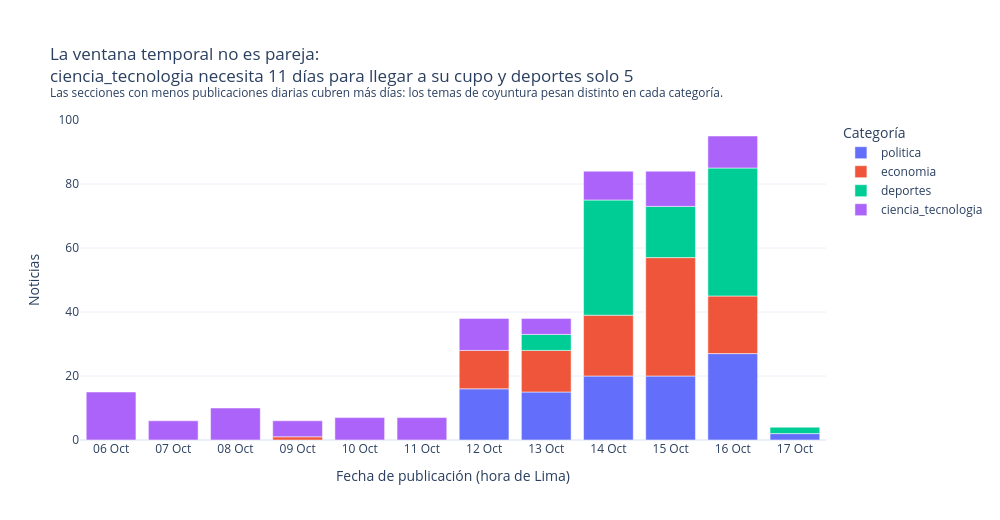

The code cell stored with this chart in its notebook:
### Markdown cell above
### Gráfico 3 — Cobertura temporal por categoría

### Code cell
dias_cubiertos = df.groupby("etiqueta")["dia"].agg(lambda s: (s.max() - s.min()).days + 1).sort_values()
por_dia = df.groupby(["dia", "etiqueta"]).size().rename("noticias").reset_index()
titulo = (f"La ventana temporal no es pareja:<br>{dias_cubiertos.index[-1]} necesita {dias_cubiertos.iloc[-1]} días para llegar "
          f"a su cupo y {dias_cubiertos.index[0]} solo {dias_cubiertos.iloc[0]}"
          "<br><sup>Las secciones con menos publicaciones diarias cubren más días: los temas de coyuntura pesan distinto en cada categoría.</sup>")
fig = px.bar(por_dia, x="dia", y="noticias", color="etiqueta", title=titulo, category_orders={"etiqueta": ORDEN_CAT},
             labels={"dia": "Fecha de publicación (hora de Lima)", "noticias": "Noticias", "etiqueta": "Categoría"})
fig.update_xaxes(dtick="D1", tickformat="%d %b")
fig.update_layout(margin=dict(t=120))
fig.show()

### Figure 1 — Plotly figure (JSON) as saved in the notebook; plotly's stock layout.template omitted (floating-point values rounded to 4 significant figures)
{"data": [{"hovertemplate": "Categoría=politica<br>Fecha de publicación (hora de Lima)=%{x}<br>Noticias=%{y}<extra></extra>", "legendgroup": "politica", "marker": {"color": "#636efa", "pattern": {"shape": ""}}, "name": "politica", "orientation": "v", "showlegend": true, "textposition": "auto", "type": "bar", "x": ["2026-10-12T00:00:00.000000000", "2026-10-13T00:00:00.000000000", "2026-10-14T00:00:00.000000000", "2026-10-15T00:00:00.000000000", "2026-10-16T00:00:00.000000000", "2026-10-17T00:00:00.000000000"], "xaxis": "x", "y": [16, 15, 20, 20, 27, 2], "yaxis": "y"}, {"hovertemplate": "Categoría=economia<br>Fecha de publicación (hora de Lima)=%{x}<br>Noticias=%{y}<extra></extra>", "legendgroup": "economia", "marker": {"color": "#EF553B", "pattern": {"shape": ""}}, "name": "economia", "orientation": "v", "showlegend": true, "textposition": "auto", "type": "bar", "x": ["2026-10-09T00:00:00.000000000", "2026-10-12T00:00:00.000000000", "2026-10-13T00:00:00.000000000", "2026-10-14T00:00:00.000000000", "2026-10-15T00:00:00.000000000", "2026-10-16T00:00:00.000000000"], "xaxis": "x", "y": [1, 12, 13, 19, 37, 18], "yaxis": "y"}, {"hovertemplate": "Categoría=deportes<br>Fecha de publicación (hora de Lima)=%{x}<br>Noticias=%{y}<extra></extra>", "legendgroup": "deportes", "marker": {"color": "#00cc96", "pattern": {"shape": ""}}, "name": "deportes", "orientation": "v", "showlegend": true, "textposition": "auto", "type": "bar", "x": ["2026-10-13T00:00:00.000000000", "2026-10-14T00:00:00.000000000", "2026-10-15T00:00:00.000000000", "2026-10-16T00:00:00.000000000", "2026-10-17T00:00:00.000000000"], "xaxis": "x", "y": [5, 36, 16, 40, 2], "yaxis": "y"}, {"hovertemplate": "Categoría=ciencia_tecnologia<br>Fecha de publicación (hora de Lima)=%{x}<br>Noticias=%{y}<extra></extra>", "legendgroup": "ciencia_tecnologia", "marker": {"color": "#ab63fa", "pattern": {"shape": ""}}, "name": "ciencia_tecnologia", "orientation": "v", "showlegend": true, "textposition": "auto", "type": "bar", "x": ["2026-10-06T00:00:00.000000000", "2026-10-07T00:00:00.000000000", "2026-10-08T00:00:00.000000000", "2026-10-09T00:00:00.000000000", "2026-10-10T00:00:00.000000000", "2026-10-11T00:00:00.000000000", "2026-10-12T00:00:00.000000000", "2026-10-13T00:00:00.000000000", "2026-10-14T00:00:00.000000000", "2026-10-15T00:00:00.000000000", "2026-10-16T00:00:00.000000000"], "xaxis": "x", "y": [15, 6, 10, 5, 7, 7, 10, 5, 9, 11, 10], "yaxis": "y"}], "layout": {"barmode": "relative", "height": 520, "legend": {"title": {"text": "Categoría"}, "tracegroupgap": 0}, "margin": {"t": 120}, "title": {"text": "La ventana temporal no es pareja:<br>ciencia_tecnologia necesita 11 días para llegar a su cupo y deportes solo 5<br><sup>Las secciones con menos publicaciones diarias cubren más días: los temas de coyuntura pesan distinto en cada categoría.</sup>"}, "width": 1000, "xaxis": {"anchor": "y", "domain": [0.0, 1.0], "dtick": "D1", "tickformat": "%d %b", "title": {"text": "Fecha de publicación (hora de Lima)"}}, "yaxis": {"anchor": "x", "domain": [0.0, 1.0], "title": {"text": "Noticias"}}}}
